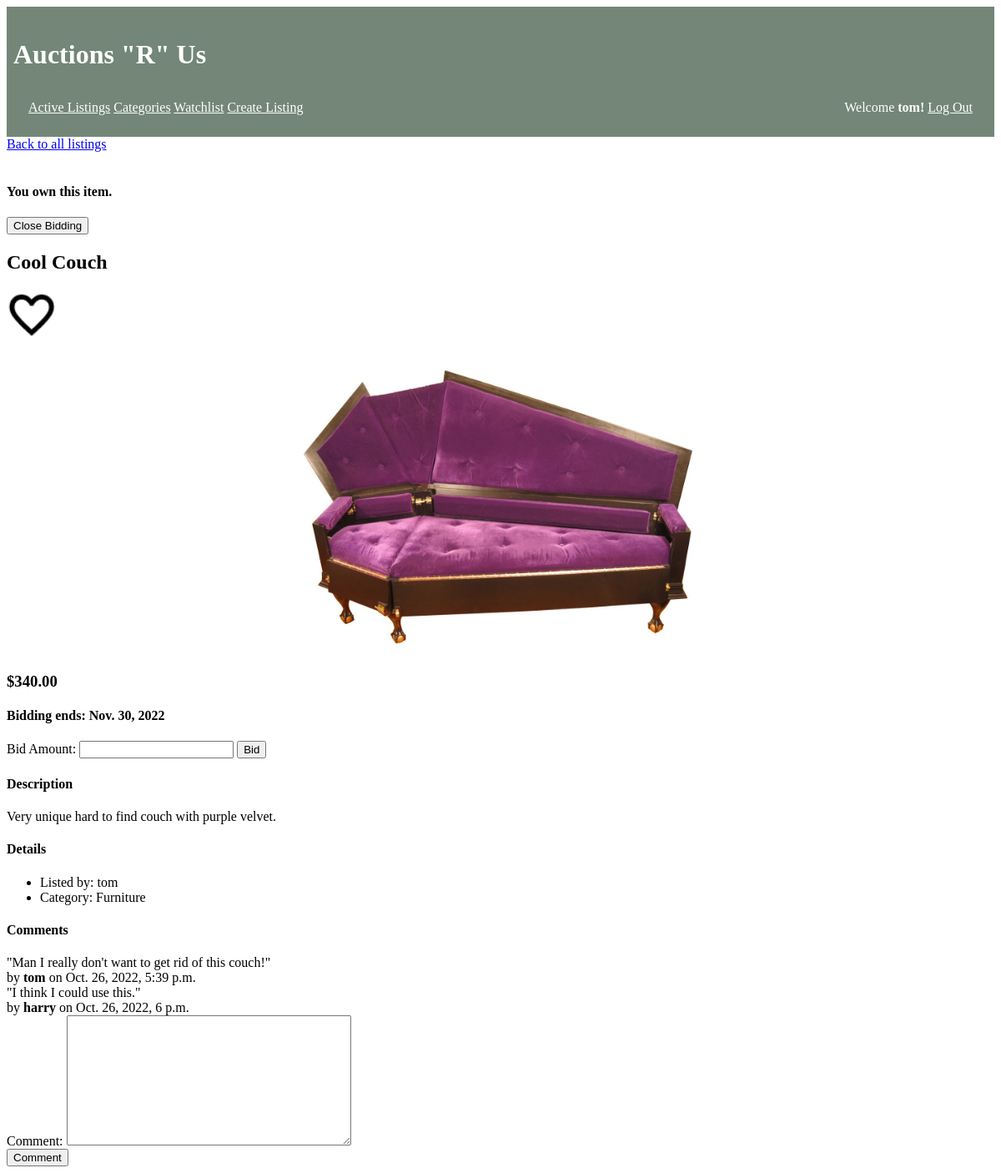
/listings/21 (signed in), run on the app's committed database.
### auctions/models.py (models this page shows, shortened)
class User(AbstractUser):
    pass

class Listing(models.Model):
    name = models.CharField(max_length= 64)
    currentBid = models.DecimalField(max_digits=19, decimal_places=2, verbose_name = "Starting Bid")
    finalBid = models.DecimalField(max_digits=19, decimal_places=2, null = True, blank = True,verbose_name = "Sold for")
    user = models.ForeignKey(settings.AUTH_USER_MODEL, default=1 , on_delete=models.CASCADE)
    category = models.ForeignKey(Category, null= True, on_delete = models.CASCADE)
    description = models.TextField(max_length= 200,null= True)
    datePosted = models.DateField(default=date.today, verbose_name = "Date Posted",)
    dateBidEnd = models.DateField(default=one_week(), verbose_name = "End Date")
    image = models.ImageField(upload_to= 'auctions/images', default='auctions/images/noimage.jpeg',blank = True, verbose_name = "Images")
    active = models.BooleanField(default=1)
    winner = models.ForeignKey(User, null=True , on_delete=models.CASCADE, related_name = "winner", blank = True, verbose_name = "Sold to")

class Category(models.Model):
    image = models.ImageField(upload_to= 'auctions/images', default='auctions/images/noimage.jpeg',blank = True, verbose_name = "Images")
    name = models.CharField(max_length = 64)
    class Meta:
        verbose_name_plural = "Categories"
    def __str__(self):
        return f"{self.name}"

class Comment(models.Model):
    comment = models.TextField(max_length = 200)
    date = models.DateTimeField(auto_now=True)
    user = models.ForeignKey(settings.AUTH_USER_MODEL, default=1, on_delete=models.CASCADE)
    listing = models.ForeignKey(Listing, default = "", on_delete=models.CASCADE)

### auctions/views.py (the view)
# urls.py: path("listings/<str:listingID>", views.listing, name="listing"),
def listing(request,listingID):
    item = Listing.objects.get(id=listingID)
    allComments = Comment.objects.filter(listing = listingID)
    owner = False
    if request.user.is_authenticated:
        inWatchlist = Watchlist.objects.filter(user=request.user, listing= item).exists()
        if item.user == request.user:
            owner = True
    else:
        inWatchlist = False
    winningBid = Bid.objects.get(listing=item, bidPrice= item.currentBid)
    if winningBid.user == request.user:
        winning = True
    else:
        winning = False
    return render(request, "auctions/listing.html",{"item":item, "commentForm": NewComment, 'bidForm': NewBid, 'allComments': allComments, "inWatchlist": inWatchlist, "owner": owner, "winning":winning})

### auctions/templates/auctions/listing.html (shortened to what this page needs)
{% extends "auctions/layout.html" %}
{% block main %}
<a href="{% url 'index' %}">Back to all listings</a><br><br>
<article>
    <section style="display:flexbox">
        {% if owner %}
            <h4>You own this item.</h4>
            <form method="POST" action="{% url 'closeBidding' item.id %}">
                <button>Close Bidding</button>
            </form>
        {% endif %}
        <h2>{{ item.name }}</h2>
        {% if user.is_authenticated %}
        <img src="/auctions/static/auctions/off.png" id="watchlist" alt="Unfilled heart Icon" data-id="{{item.id}}" data-watchlist="{{inWatchlist}}" style="cursor:pointer;width:60px;display:inline;"><br>
        {% endif %}
    </section>
    <img class="image" src="{{ item.image.url }}" style="width:500px;cursor: pointer;">
    <section>
        <h3>${{ item.currentBid }}</h3>
        <h4>Bidding ends: {{ item.dateBidEnd }} </h4>
        {% if user.is_authenticated %}
        <form method="POST" action="{% url 'bid' item.id %}" enctype="multipart/form-data">
            {{ bidForm }}
            <button>Bid</button>
        </form>
        {% else %}
            <a href="{% url 'login' %}">Login</a><p style="display:inline"> to bid on this item</p>
        {% endif %}
        <h4>Description</h4>
        <p>{{ item.description }}</p>
        <h4>Details</h4>
        <ul>
            <li>Listed by: {{ item.user }}</li>
            <li>Category: {{ item.category }}</li>
        </ul>
    </section>
    <section>
        <h4>Comments</h4>
        <article>
            {% for c in allComments %}
            <section> "{{ c.comment }}" <br>by <strong>{{ c.user }}</strong> on {{ c.date }}</section>
            {% endfor %}
        </article>
            {% if user.is_authenticated %}
        <form method="POST" action="{% url 'comment' item.id %}" enctype="multipart/form-data">
            {{ commentForm }}
            <button style="display:block">Comment</button>
        </form>
        {% else %}
        <a href="{% url 'login' %}">Login</a><p style="display:inline"> to comment on this item</p>
        {% endif %}
    </section>
</article>
{% endblock %}

### auctions/templates/auctions/layout.html (shortened to what this page needs)
{% load static %}
<!DOCTYPE html>
<html lang="en">
    <head>
        <link rel="stylesheet" href="https://cdn.simplecss.org/simple.css">
        <link rel="stylesheet" href="{% static 'auctions/uaa490styles.css' %}" >
        <link rel="stylesheet" href="/auctions/static/auctions/node_modules/basiclightbox/dist/basicLightbox.min.css">
    </head>
    <body>
        <header style="background-color:#738678;">
            <br>
            <h1 style="color:white;">Auctions "R" Us</h1>
            <nav style="color:white;">
                <span style="color:white;">
                    <a style="color:white;" href="{% url 'index' %}">Active Listings</a>
                    <a style="color:white;" href="{% url 'categories' %}">Categories</a>
                    {% if user.is_authenticated %}
                        <a style="color:white;" href="{% url 'watchlist' %}">Watchlist</a>
                        <a style="color:white;" href="{% url 'createlisting' %}">Create Listing</a>
                    {% endif %}
                </span>
                <span>
                    {% if user.is_authenticated %}
                        Welcome <strong>{{ user.username }}!</strong>
                        <a style="color:white;" href="{% url 'logout' %}">Log Out</a>
                    {% else %}
                        <a style="color:white;" href="{% url 'login' %}">Log In</a>
                        <a style="color:white;" href="{% url 'register' %}">Register</a>
                    {% endif %}
                </span>
            </nav>
        </header>
        <main>
            {% block main %}
            {% endblock %}
        </main>
    </body>
</html>

### auctions/static/auctions/uaa490styles.css (style rules this page uses)
nav { display: flex; justify-content: space-between; padding: 14px 18px; }
body > header { padding: 0 0.5rem .75rem 0.5rem; }
body { grid-template-columns: 15% 70% 15%; }

### auctions/templates/auctions/layout.html (style rules this page uses)
img { width: 300px; display: block; margin:auto }

### data on the page
User: username "tom"
Listing: name "Cool Couch", image (picture), currentBid "340.00", dateBidEnd "Nov. 30, 2022", description "Very unique hard to find couch with purple velvet.", user "tom", category "Furniture"
Comment: comment "Man I really don't want to get rid of this couch!", user "tom", date "Oct. 26, 2022, 5:39 p.m."
Comment: comment "I think I could use this.", user "harry", date "Oct. 26, 2022, 6 p.m."
